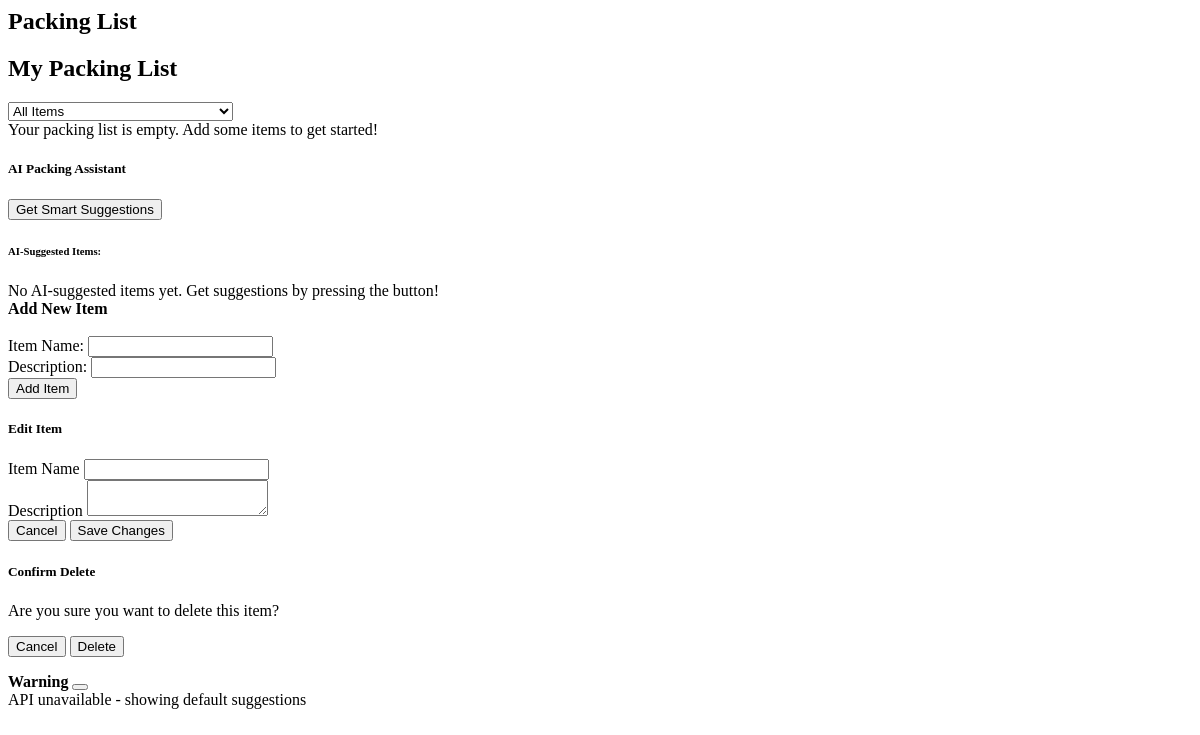
/packinglist/ (signed in), run on an earlier commit of the app's database.
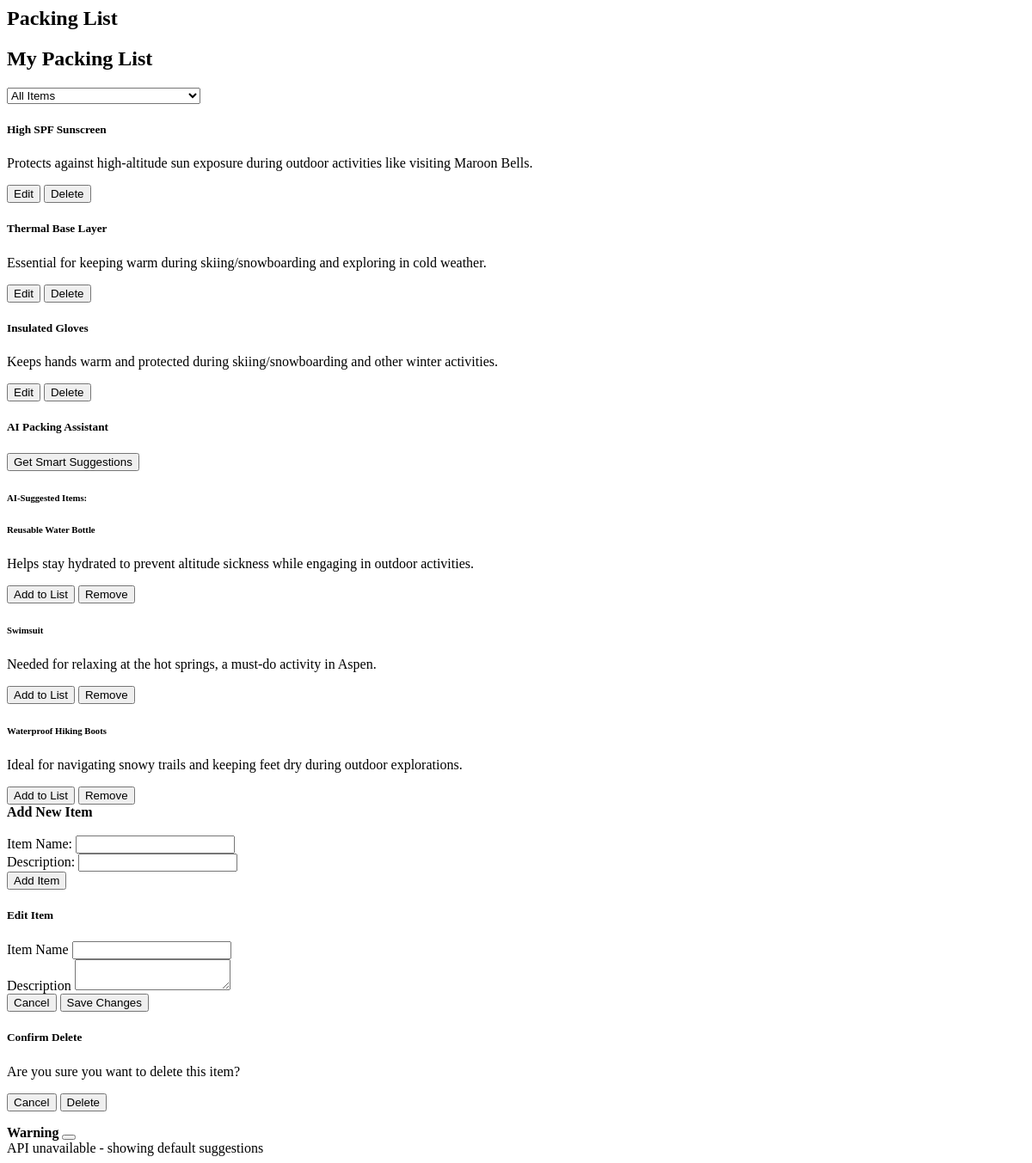
And on a later commit of the database.
### packinglist/models.py (models this page shows, shortened)
class Item(models.Model):
    trip = models.ForeignKey(inputTrip, on_delete=models.CASCADE, related_name='items', null=True, blank=True)
    id = models.AutoField(primary_key=True)
    name = models.CharField(max_length=255)
    description = models.TextField()
    user = models.ForeignKey(User, on_delete=models.CASCADE)
    is_ai_suggested = models.BooleanField(default=False)

### packinglist/views.py (the view)
# urls.py: path("", views.packing_list, name="packing_list"),
@login_required
def packing_list(request, trip_id=None):
    items_query = Item.objects.filter(user=request.user)
    trip = None
    if trip_id:
        trip = get_object_or_404(inputTrip, id=trip_id, user=request.user)
        items_query = items_query.filter(trip=trip)
    user_items = items_query.filter(is_ai_suggested=False).order_by("id")
    ai_items = items_query.filter(is_ai_suggested=True).order_by("id")
    context = {
        "items": user_items,
        "ai_items": ai_items,
        "trip": trip,
        "default_location": request.session.get("last_location", ""),
        "all_trips": inputTrip.objects.filter(user=request.user)  # For trip selection
    }
    return render(request, "packinglist/packing_list.html", context)

### packinglist/templates/packinglist/packing_list.html (shortened to what this page needs)
{% block content %}
<div class="container mt-4">
    <div class="card shadow-sm bg-white rounded">
        <div class="card-body p-4">
    <h2 class="mb-4">
        Packing List
    </h2>
    {% if all_trips %}
    <div class="mb-4">
        <h2>
            {% if trip %}
                Packing List for: {{ trip.destination }} ({{ trip.start_date|date:"M d" }} - {{ trip.end_date|date:"M d" }})
            {% else %}
                My Packing List
            {% endif %}
        </h2>
        <select class="form-select" id="tripSelector" onchange="location = this.value;">
            <option value="{% url 'packing_list' %}" {% if not trip %}selected{% endif %}>All Items</option>
        </select>
    </div>
    {% endif %}
    {% if items %}
    <div class="list-group mt-3">
        {% for item in items %}
        <div class="list-group-item d-flex justify-content-between align-items-center">
            <div>
                <h5>{{ item.name }}</h5>
                <p class="mb-0 text-muted">{{ item.description }}</p>
            </div>
            <div class="d-flex flex-shrink-0">
            <button class="btn btn-sm btn-outline-primary me-2"
                    data-bs-toggle="modal"
                    data-bs-target="#editItemModal"
                    data-item-id="{{ item.id }}"
                    data-item-name="{{ item.name }}"
                    data-item-desc="{{ item.description|default:'' }}"
                    data-item-trip="{{ item.trip.id|default:'' }}">
                Edit
            </button>
            <button class="btn btn-sm btn-outline-danger"
                    data-bs-toggle="modal"
                    data-bs-target="#deleteItemModal"
                    data-item-id="{{ item.id }}">
                Delete
            </button>
        </div>
        </div>
        {% endfor %}
    </div>
    {% else %}
    <div class="alert alert-info mt-3">
        Your packing list is empty. Add some items to get started!
    </div>
    {% endif %}
    <div class="card mt-4">
        <div class="card-header bg-primary text-white d-flex justify-content-between align-items-center">
            <h5 class="mb-0">AI Packing Assistant</h5>
            <button id="aiSuggestBtn" class="btn btn-success" onclick="getAISuggestions()">
                Get Smart Suggestions
            </button>
        </div>
        <div class="card-body">
            <div class="mb-4">
                <h6>AI-Suggested Items:</h6>
                {% if ai_items %}
                <div class="row">
                    {% for item in ai_items %}
                    <div class="col-md-6 mb-3">
                        <div class="card h-100">
                            <div class="card-body">
                                <h6 class="card-title">{{ item.name }}</h6>
                                {% if item.description %}
                                <p class="card-text text-muted">{{ item.description }}</p>
                                {% endif %}
                            </div>
                            <div class="card-footer bg-transparent p-0">
                                <div class="row g-0">
                                    <button class="btn btn-sm btn-success"
                                            onclick="addToList('{{ item.id }}')">
                                         Add to List
                                    </button>
                                    <button class="btn btn-sm btn-danger"
                                            data-bs-toggle="modal"
                                            data-bs-target="#deleteItemModal"
                                            data-item-id="{{ item.id }}">
                                         Remove
                                    </button>
                                </div>
                            </div>
                        </div>
                    </div>
                    {% endfor %}
                </div>
                {% else %}
                <div class="alert alert-warning mb-0">
                    No AI-suggested items yet. Get suggestions by pressing the button!
                </div>
                {% endif %}
            </div>
        </div>
    </div>
    {% if user.is_authenticated %}
    <div class="container mt-4">
        <div class="row justify-content-center">
            <div class="col-12">
                <div class="card shadow p-3 mb-4 rounded">
                    <div class="card-body">
                        <b class="text-start">Add New Item</b><br/><br/>
                        <form method="POST" action="{% url 'item_create' %}">
                            <div class="row">
                                <div class="col-md-6">
                                    <label for="name">Item Name:</label>
                                    <input type="text" name="name" required
                                        class="form-control" id="name">
                                </div>
                                <div class="col-md-6">
                                    <label for="description">Description:</label>
                                    <input type="text" name="description"
                                        class="form-control" id="description">
                                </div>
                            </div>
                            <div class="text-center mt-3">
                                <button type="submit" class="btn btn-primary">
                                    Add Item
                                </button>
                            </div>
                        </form>
                    </div>
                </div>
            </div>
        </div>
    </div>
    {% endif %}
                    </div>
    </div>
</div>
<div class="modal fade" id="editItemModal" tabindex="-1">
    <div class="modal-dialog">
        <div class="modal-content">
            <form method="post" id="editItemForm">
                <div class="modal-header">
                    <h5 class="modal-title">Edit Item</h5>
                </div>
                <div class="modal-body">
                    <div class="mb-3">
                        <label class="form-label">Item Name</label>
                        <input type="text" class="form-control" name="name" id="editItemName" required>
                    </div>
                    <div class="mb-3">
                        <label class="form-label">Description</label>
                        <textarea class="form-control" name="description" id="editItemDescription"></textarea>
                    </div>
                </div>
                <div class="modal-footer">
                    <button type="button" class="btn btn-secondary" data-bs-dismiss="modal">Cancel</button>
                    <button type="submit" class="btn btn-primary">Save Changes</button>
                </div>
            </form>
        </div>
    </div>
</div>
<div class="modal fade" id="deleteItemModal" tabindex="-1">
    <div class="modal-dialog">
        <div class="modal-content">
            <form method="post" id="deleteItemForm">
                <div class="modal-header">
                    <h5 class="modal-title">Confirm Delete</h5>
                </div>
                <div class="modal-body">
                    <p>Are you sure you want to delete this item?</p>
                </div>
                <div class="modal-footer">
                    <button type="button" class="btn btn-secondary" data-bs-dismiss="modal">Cancel</button>
                    <button type="submit" class="btn btn-danger">Delete</button>
                </div>
            </form>
        </div>
    </div>
</div>
<div class="position-fixed top-50 start-50 translate-middle p-3" style="z-index: 1100; width: 400px;">
    <div id="apiFailToast" class="toast hide" role="alert" aria-live="assertive" aria-atomic="true">
        <div class="toast-header bg-warning text-white">
            <strong class="me-auto fs-5">
                Warning
            </strong>
            <button type="button" class="btn-close btn-close-white" data-bs-dismiss="toast" aria-label="Close"></button>
        </div>
        <div class="toast-body fs-5 p-4">
            <div id="toastMessage">API unavailable - showing default suggestions</div>
        </div>
    </div>
</div>
{% endblock %}

What changed in the data, as far as the page shows it:
added Item: name "High SPF Sunscreen", description "Protects against high-altitude sun exposure during outdoor activities like visiting Maroon Bells.", shown under "My Packing List"
added Item: name "Thermal Base Layer", description "Essential for keeping warm during skiing/snowboarding and exploring in cold weather.", shown under "My Packing List"
added Item: name "Insulated Gloves", description "Keeps hands warm and protected during skiing/snowboarding and other winter activities.", shown under "My Packing List"
added Item: name "Reusable Water Bottle", description "Helps stay hydrated to prevent altitude sickness while engaging in outdoor activities.", shown under "AI-Suggested Items:"
added Item: name "Swimsuit", description "Needed for relaxing at the hot springs, a must-do activity in Aspen.", shown under "AI-Suggested Items:"
added Item: name "Waterproof Hiking Boots", description "Ideal for navigating snowy trails and keeping feet dry during outdoor explorations.", shown under "AI-Suggested Items:"
Also different on the page:
text no longer shown: "Your packing list is empty. Add some items to get started! No AI-suggested items yet. Get suggestions by pressing the button!"
